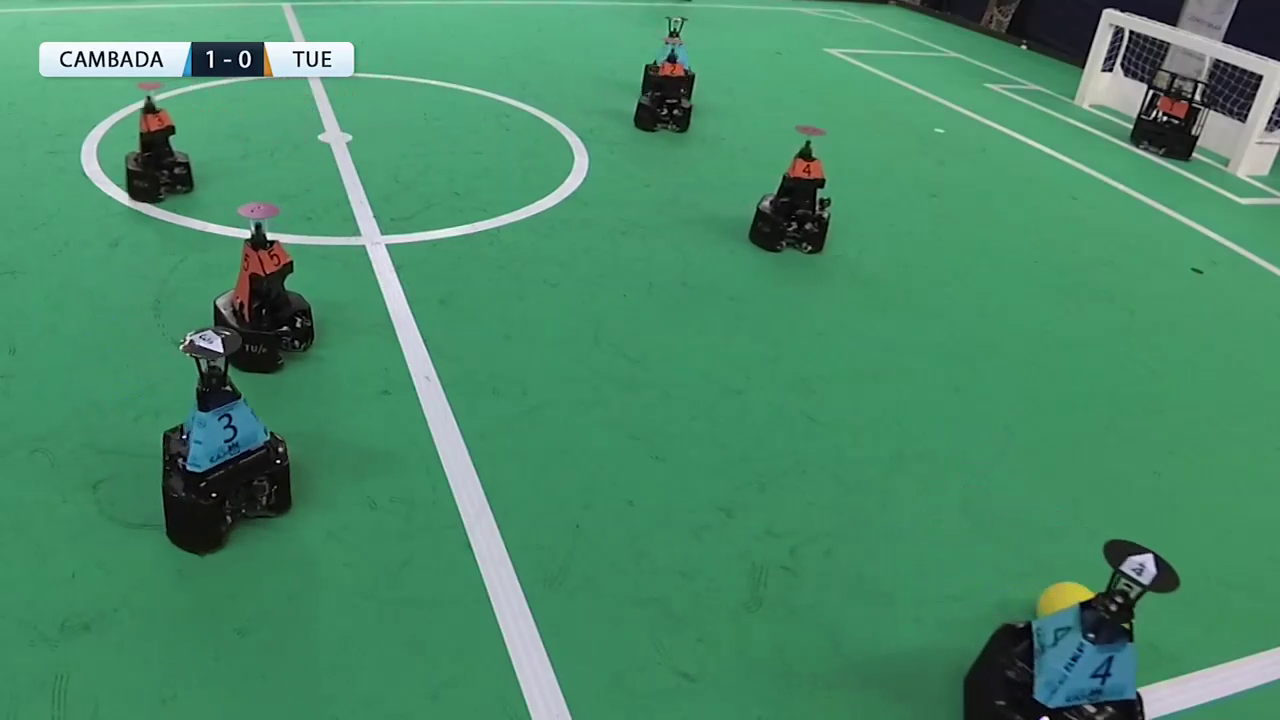
#> input picture frame 30 of Entrega5/cambada1.mp4, 1280 x 720 px, given in place of cambada1.mov, which was not available
$ python ponto1.py
#> lines starting #> are read from the running program, lines starting #| are printed output that depends on the picture; after the words box and inside, x2 and y2 are one past the last pixel; in counts of white or black regions, pixels touching at a corner belong together; pictures that were not available may be replaced by others from this repository, and a replacement may not be noted
import numpy as np
import cv2 as cv
import math
import argparse

def resize(image,scl):
    w_image = int(image.shape[1] * scl / 100)
    h_image = int(image.shape[0] * scl / 100)
    dim_image = (w_image,h_image)
    image_resized = cv.resize(image, dim_image, interpolation = cv.INTER_AREA)
    return image_resized

def __draw_label(image, text, position, bg_col):
    font = cv.FONT_HERSHEY_DUPLEX
    scale = 0.6
    color = (0, 0, 0)
    thickness = cv.FILLED
    margin = 2
    size = cv.getTextSize(text, font, scale, thickness)
    x = position[0] + size[0][0] + margin
    y = position[1] - size[0][1] - margin
    cv.rectangle(image, position, (x, y), bg_col, thickness)
    cv.putText(image, text, position, font, scale, color, 1, cv.LINE_AA)

def area_limited(frame):
        # mask for area of interest
        rect = np.zeros((frame.shape[0], frame.shape[1], 3), np.uint8)
        rect = cv.rectangle(rect,(0,52), (426, frame.shape[1]),(255, 255, 255), -1)   #---the dimension of the ROI
        gray = cv.cvtColor(rect,cv.COLOR_BGR2GRAY)
        ret,b_mask = cv.threshold(gray,127,255,0)
        area = cv.bitwise_and(frame,frame,mask = b_mask)
        return area

def tracking_with_ID():
    cap = cv.VideoCapture('cambada1.mov')
    cv.namedWindow('Multi-object tracking')
    ret, frame = cap.read()
#> frame is the input picture: shape (720, 1280, 3); mean B, G, R 103, 139.1, 72.7
    frame=resize(frame,25)
    height, width = frame.shape[:2]
#> height = 180; width = 320

    while(True):
        ret, frame = cap.read()
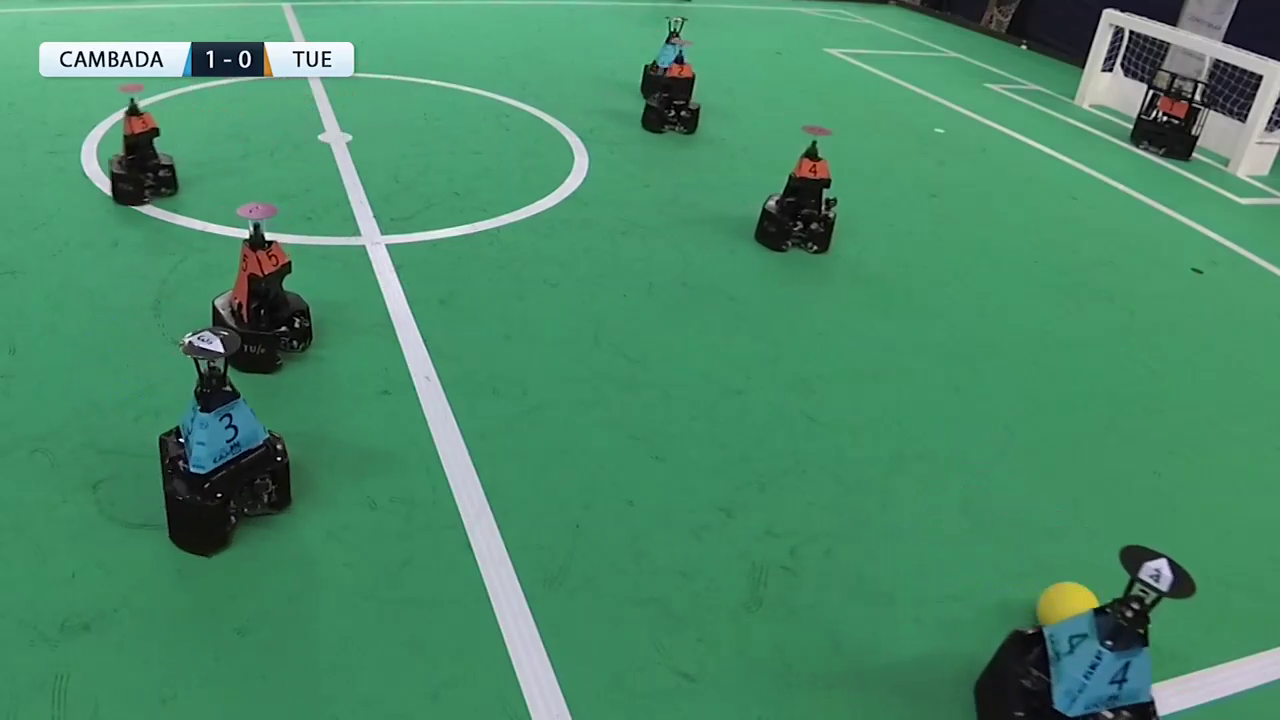
#> input picture frame 31 of Entrega5/cambada1.mp4, 1280 x 720 px, given in place of cambada1.mov, which was not available
#> frame is the input picture: shape (720, 1280, 3); mean B, G, R 102.9, 139.1, 72.6
        if ret==True:
            frame=resize(frame,25)
            hsv = cv.cvtColor(frame, cv.COLOR_BGR2HSV)
#> hsv: shape (180, 320, 3); mean H, S, V 74.7, 124, 140.3
            #balls
            lower_hsv_ball = np.array([25, 115, 85])
            higher_hsv_ball = np.array([40, 255, 255])
            mask_ball = cv.inRange(hsv, lower_hsv_ball, higher_hsv_ball)
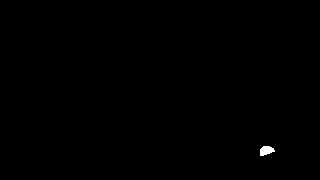
#> mask_ball: shape (180, 320); 0.19% white; 1 white region, box (x1, y1, x2, y2) and area: (260, 146, 275, 156) 107
            #blue_robots
            lower_hsv_blue = np.array([90, 80, 45])
            higher_hsv_blue = np.array([100, 255, 255])
            mask_blue = cv.inRange(hsv, lower_hsv_blue, higher_hsv_blue)
#> mask_blue: shape (180, 320); 1.1% white; 6 white regions (3 under 20 px), largest, box (x1, y1, x2, y2) and area: (260, 153, 288, 179) 396, (45, 99, 67, 119) 220, (164, 11, 171, 17) 23
			#orange_balls
            lower_hsv_orange = np.array([0, 90, 0])
            higher_hsv_orange = np.array([20, 255, 195])
            mask_orange = cv.inRange(hsv, lower_hsv_orange, higher_hsv_orange)
#> mask_orange: shape (180, 320); 0.47% white; 9 white regions (4 under 20 px), largest, box (x1, y1, x2, y2) and area: (58, 61, 72, 81) 130, (199, 39, 207, 46) 42, (32, 28, 39, 35) 35, (290, 24, 298, 30) 32, (167, 16, 173, 21) 22
            #lines
            lower_hsv_lines = np.array([0, 0, 160])
            higher_hsv_lines = np.array([180, 50, 255])
            mask_lines = cv.inRange(hsv, lower_hsv_lines, higher_hsv_lines)
#> mask_lines: shape (180, 320); 5.1% white; 62 white regions (53 under 20 px), largest, box (x1, y1, x2, y2) and area: (66, 1, 147, 180) 1459, (269, 2, 320, 46) 623, (288, 162, 320, 179) 256


            limited = area_limited(frame)
#> in area_limited, `gray = cv.cvtColor(rect,cv.COLOR_BGR2GRAY)`:
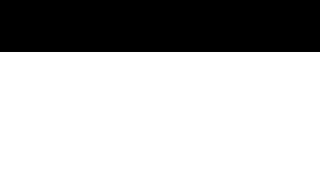
#> rect: shape (180, 320, 3); 71.1% white; 1 black region, box (x1, y1, x2, y2) and area: (0, 0, 320, 52) 16640

            mask  = mask_ball+mask_orange
            frame_filtered = cv.bitwise_or(limited, limited, mask=mask)
            frame_filtered = cv.cvtColor(frame_filtered, cv.COLOR_BGR2GRAY)
#> frame_filtered: shape (180, 320)
            frame_filtered = cv.Canny(frame_filtered,150,200,L2gradient=True)
#> frame_filtered: shape (180, 320); 0.16% white in thin lines or dots, all inside (x1, y1, x2, y2) = (58, 61, 275, 156)
            frame_filtered = cv.GaussianBlur(frame_filtered,(7,7),cv.BORDER_DEFAULT)
            cv.imshow('Balls filtered with Canny & GB',frame_filtered)

            frame_filtered_robot = cv.bitwise_and(limited, limited, mask=mask_blue)
            frame_filtered_robot = cv.cvtColor(frame_filtered_robot, cv.COLOR_BGR2GRAY)
#> frame_filtered_robot: shape (180, 320)
            frame_filtered_robot = cv.Canny(frame_filtered_robot,150,200,L2gradient=True)
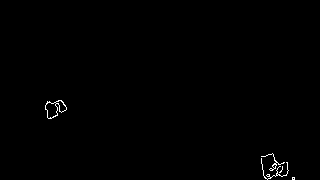
#> frame_filtered_robot: shape (180, 320); 0.42% white in thin lines or dots, all inside (x1, y1, x2, y2) = (45, 100, 295, 180)
            frame_filtered_robot = cv.GaussianBlur(frame_filtered_robot,(7,7),cv.BORDER_DEFAULT)
            cv.imshow('Robots filtered with Canny & GB',frame_filtered_robot)


            contours, hierarchy = cv.findContours(frame_filtered, cv.RETR_EXTERNAL, cv.CHAIN_APPROX_SIMPLE)
#> contours = 2 contours; box (x1, y1, x2, y2) and area: (55, 58, 75, 79) 292, (257, 143, 278, 159) 272
            contours_robot, hierarchy_robot = cv.findContours(frame_filtered_robot, cv.RETR_EXTERNAL, cv.CHAIN_APPROX_SIMPLE)
#> contours_robot = 2 contours; box (x1, y1, x2, y2) and area: (258, 150, 298, 180) 810, (42, 97, 70, 122) 524
            lenc=len(contours)
#> lenc = 2

            for i in range(lenc):
                x,y,w,h = cv.boundingRect(contours[i])

                if lenc==1:
                    __draw_label(frame, 'Ball N1', (x,y-5), (0,255,0))
                if lenc==2:
                    if i==0:
                        __draw_label(frame, 'Ball N2', (x,y-5), (0,255,0))
                    if i==1:
                        __draw_label(frame, 'Ball N1', (x,y-5), (0,255,0))
                if lenc==3:
                    if i==0:
                        __draw_label(frame, 'Ball N3', (x,y-5), (0,255,0))
                    if i==1:
                        __draw_label(frame, 'Ball N2', (x,y-5), (0,255,0))
                    if i==2:
                        __draw_label(frame, 'Ball N1', (x,y-5), (0,255,0))
                if lenc==4:
                    if i==0:
                        __draw_label(frame, 'Ball N4', (x,y-5), (0,255,0))
                    if i==1:
                        __draw_label(frame, 'Ball N3', (x,y-5), (0,255,0))
                    if i==2:
                        __draw_label(frame, 'Ball N2', (x,y-5), (0,255,0))
                    if i==3:
                        __draw_label(frame, 'Ball N1', (x,y-5), (0,255,0))
                if lenc==5:
                    if i==0:
                        __draw_label(frame, 'Ball N5', (x,y-5), (0,255,0))
                    if i==1:
                        __draw_label(frame, 'Ball N4', (x,y-5), (0,255,0))
                    if i==2:
                        __draw_label(frame, 'Ball N3', (x,y-5), (0,255,0))
                    if i==3:
                        __draw_label(frame, 'Ball N2', (x,y-5), (0,255,0))
                    if i==4:
                        __draw_label(frame, 'Ball N1', (x,y-5), (0,255,0))
                if lenc==6:
                    if i==0:
                        __draw_label(frame, 'Ball N6', (x,y-5), (0,255,0))
                    if i==1:
                        __draw_label(frame, 'Ball N5', (x,y-5), (0,255,0))
                    if i==2:
                        __draw_label(frame, 'Ball N4', (x,y-5), (0,255,0))
                    if i==3:
                        __draw_label(frame, 'Ball N3', (x,y-5), (0,255,0))
                    if i==4:
                        __draw_label(frame, 'Ball N2', (x,y-5), (0,255,0))
                    if i==5:
                        __draw_label(frame, 'Ball N1', (x,y-5), (0,255,0))


                frame = cv.rectangle(frame,(x,y),(x+w,y+h),(0,255,0),2)
#> this loop made 2 passes
#> (w, h) on passes 1 to 2: (21, 16), (20, 21)
#> pass 1, in tracking_with_ID, `frame = cv.rectangle(frame,(x,y),(x+w,y+h),(0,255,0),2)`:
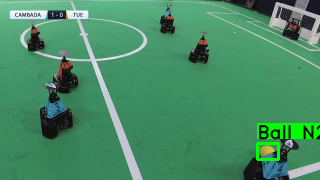
#> frame: shape (180, 320, 3); mean B, G, R 101, 140.5, 71.3
            lenc=len(contours_robot)
            for i in range(lenc):
                x,y,w,h = cv.boundingRect(contours_robot[i])

                if lenc==1:
                    __draw_label(frame, 'Robot N1', (x-10,y-5), (0,255,0))
                if lenc>=2:
                    if i==0:
                        __draw_label(frame, 'Robot N2', (x-10,y-5), (0,255,0))
                    if i==1:
                        __draw_label(frame, 'Robot N1', (x-10,y-5), (0,255,0))
                frame = cv.rectangle(frame,(x,y),(x+w,y+h),(0,255,0),2)
#> this loop made 2 passes
#> (w, h) on passes 1 to 2: (40, 30), (28, 25)
#> pass 1, in tracking_with_ID, `frame = cv.rectangle(frame,(x,y),(x+w,y+h),(0,255,0),2)`:
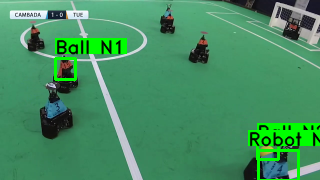
#> frame: shape (180, 320, 3); mean B, G, R 97, 143.2, 68.3
#> pass 2, in tracking_with_ID, `frame = cv.rectangle(frame,(x,y),(x+w,y+h),(0,255,0),2)`:
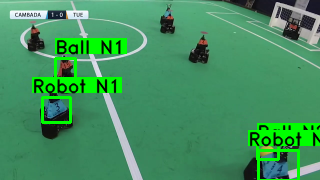
#> frame: shape (180, 320, 3); 2.98% of pixels changed, all inside (x1, y1, x2, y2) = (32, 77, 122, 124)
            cv.imshow('Multi-object tracking', frame)
            cv.waitKey(10)

            if(cv.waitKey(1) & 0xFF == ord('q')):
#> (key q is pressed here)
                break
        else:
            cap.release()
            cv.destroyAllWindows()
            break

tracking_with_ID()

$ run again, starting later in the video
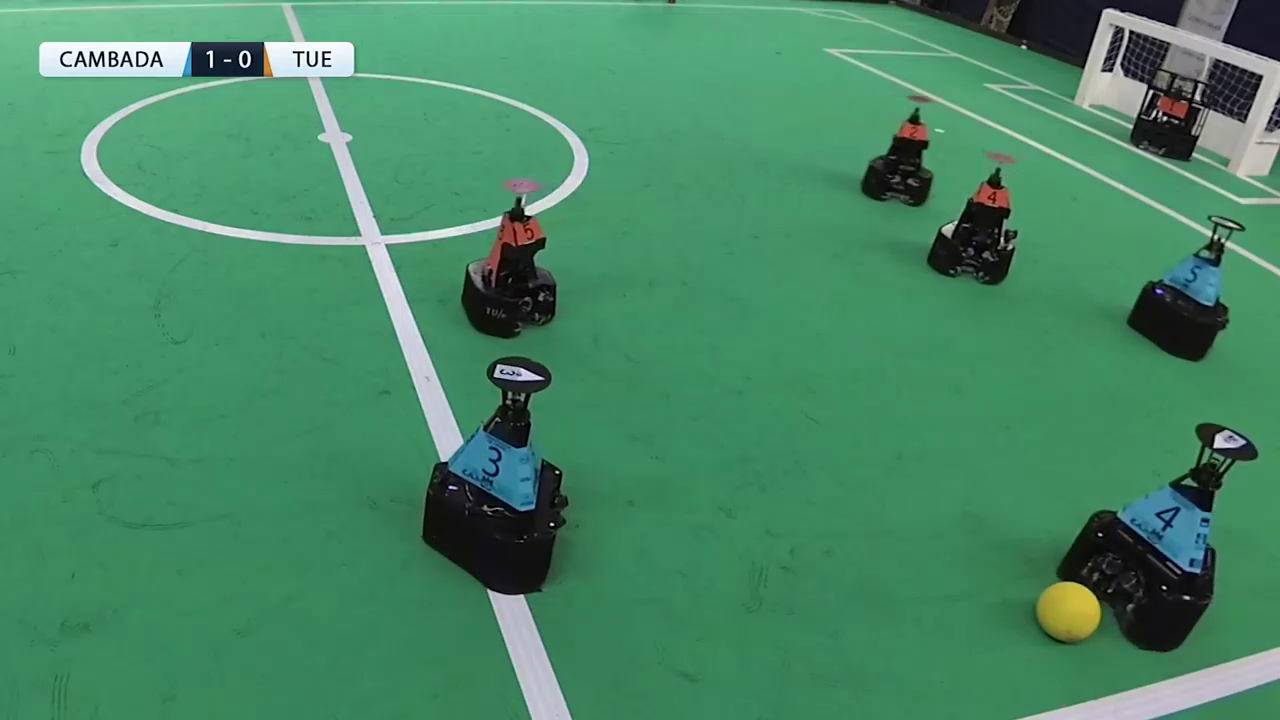
#> input picture frame 136 of Entrega5/cambada1.mp4, 1280 x 720 px, given in place of cambada1.mov, which was not available
#> in tracking_with_ID, frame is the input picture: shape (720, 1280, 3); mean B, G, R 100.3, 136.2, 70.9
#> hsv: shape (180, 320, 3); mean H, S, V 74.5, 123.9, 137.3
#> mask_ball: shape (180, 320); 0.31% white; 1 white region, box (x1, y1, x2, y2) and area: (260, 146, 275, 160) 178
#> in tracking_with_ID, `mask_blue = cv.inRange(hsv, lower_hsv_blue, higher_hsv_blue)`:
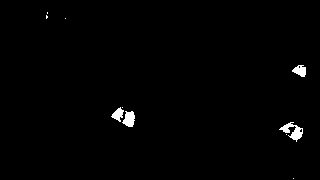
#> mask_blue: shape (180, 320); 1% white; 10 white regions (6 under 20 px), largest, box (x1, y1, x2, y2) and area: (279, 122, 303, 142) 203, (122, 111, 135, 127) 146, (292, 65, 306, 77) 112, (111, 107, 124, 122) 103
#> mask_orange: shape (180, 320); 0.37% white; 6 white regions (2 under 20 px), largest, box (x1, y1, x2, y2) and area: (120, 55, 134, 70) 98, (244, 46, 252, 53) 45, (227, 31, 234, 37) 34, (290, 23, 298, 30) 29
#> mask_lines: shape (180, 320); 4.9% white; 62 white regions (55 under 20 px), largest, box (x1, y1, x2, y2) and area: (21, 1, 124, 115) 948, (269, 2, 320, 46) 619, (256, 162, 320, 180) 409
#> rect: shape (180, 320, 3); 71.1% white; 1 black region, box (x1, y1, x2, y2) and area: (0, 0, 320, 52) 16640
#> contours = 2 contours; box (x1, y1, x2, y2) and area: (257, 143, 278, 163) 365, (117, 52, 138, 71) 271
#> contours_robot = 4 contours; box (x1, y1, x2, y2) and area: (108, 104, 139, 131) 574, (277, 118, 307, 146) 553, (289, 61, 310, 81) 313, (289, 174, 298, 180) 40
#> in tracking_with_ID, `lenc=len(contours)`: lenc = 2
#> the loop in tracking_with_ID, `for i in range(lenc):` made 2 passes
#> (w, h) on passes 1 to 2: (21, 20), (21, 19)
#> in tracking_with_ID, `lenc=len(contours_robot)`: lenc = 4
#> the loop in tracking_with_ID, `for i in range(lenc):` made 4 passes
#> (w, h) on passes 1 to 4: (9, 6), (30, 28), (31, 27), (21, 20)
#> after the loop in tracking_with_ID, `for i in range(lenc):`:
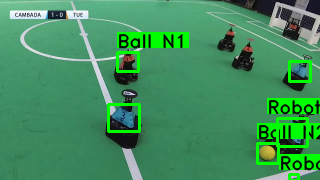
#> frame: shape (180, 320, 3); mean B, G, R 92.2, 143.4, 65.1

$ run again, starting later in the video
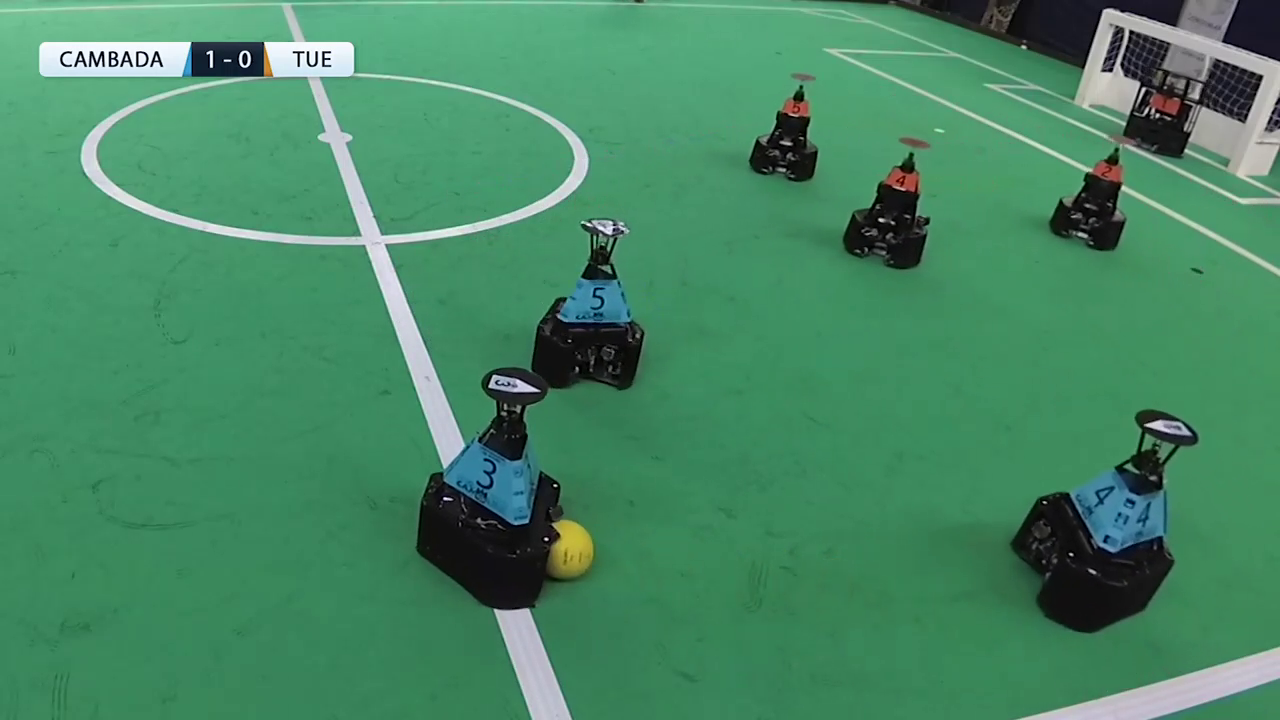
#> input picture frame 243 of Entrega5/cambada1.mp4, 1280 x 720 px, given in place of cambada1.mov, which was not available
#> in tracking_with_ID, frame is the input picture: shape (720, 1280, 3); mean B, G, R 100.1, 136, 70.3
#> hsv: shape (180, 320, 3); mean H, S, V 74.7, 124, 137.1
#> in tracking_with_ID, `mask_ball = cv.inRange(hsv, lower_hsv_ball, higher_hsv_ball)`:
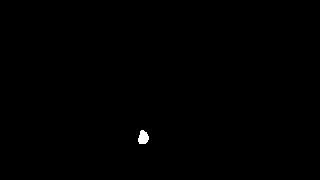
#> mask_ball: shape (180, 320); 0.2% white; 1 white region, box (x1, y1, x2, y2) and area: (138, 130, 149, 144) 116
#> mask_blue: shape (180, 320); 1.1% white; 10 white regions (6 under 20 px), largest, box (x1, y1, x2, y2) and area: (267, 117, 292, 135) 238, (122, 114, 135, 131) 155, (140, 69, 157, 81) 148, (111, 110, 124, 125) 108
#> mask_orange: shape (180, 320); 0.23% white; 8 white regions (4 under 20 px), largest, box (x1, y1, x2, y2) and area: (221, 42, 230, 49) 42, (273, 40, 280, 47) 33, (289, 23, 297, 29) 27, (196, 25, 202, 30) 22
#> mask_lines: shape (180, 320); 4.9% white; 56 white regions (49 under 20 px), largest, box (x1, y1, x2, y2) and area: (21, 1, 147, 117) 1087, (269, 2, 320, 47) 623, (256, 162, 320, 180) 408
#> rect: shape (180, 320, 3); 71.1% white; 1 black region, box (x1, y1, x2, y2) and area: (0, 0, 320, 52) 16640
#> contours = 1 contour; box (x1, y1, x2, y2) and area: (135, 127, 152, 147) 284
#> contours_robot = 4 contours; box (x1, y1, x2, y2) and area: (107, 107, 138, 135) 597, (264, 114, 296, 138) 566, (137, 66, 160, 84) 347, (286, 175, 295, 180) 31
#> in tracking_with_ID, `lenc=len(contours)`: lenc = 1
#> the loop in tracking_with_ID, `for i in range(lenc):` made 1 pass
#> (w, h) on pass 1: (17, 20)
#> in tracking_with_ID, `lenc=len(contours_robot)`: lenc = 4
#> the loop in tracking_with_ID, `for i in range(lenc):` made 4 passes
#> (w, h) on passes 1 to 4: (9, 5), (32, 24), (31, 28), (23, 18)
#> after the loop in tracking_with_ID, `for i in range(lenc):`:
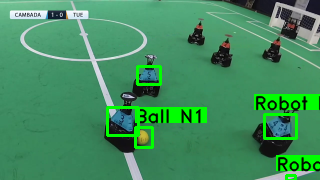
#> frame: shape (180, 320, 3); mean B, G, R 94, 142.2, 65.9
